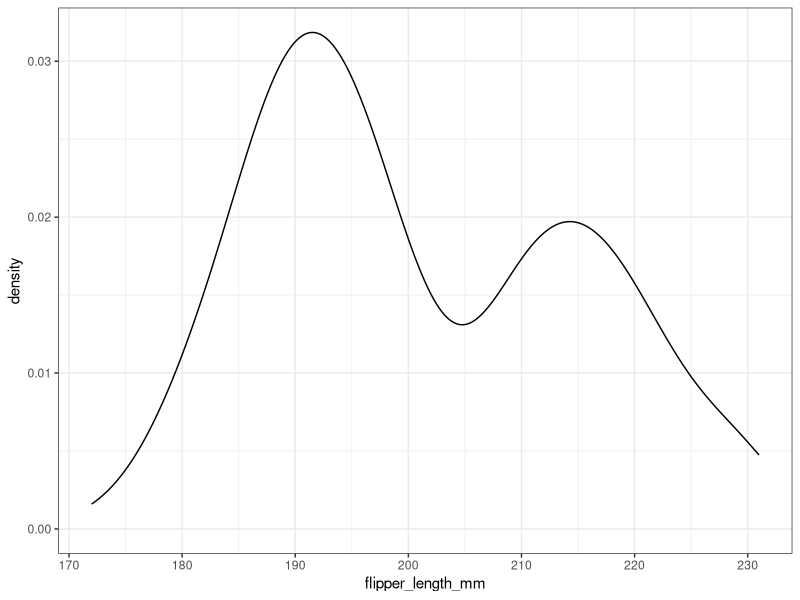
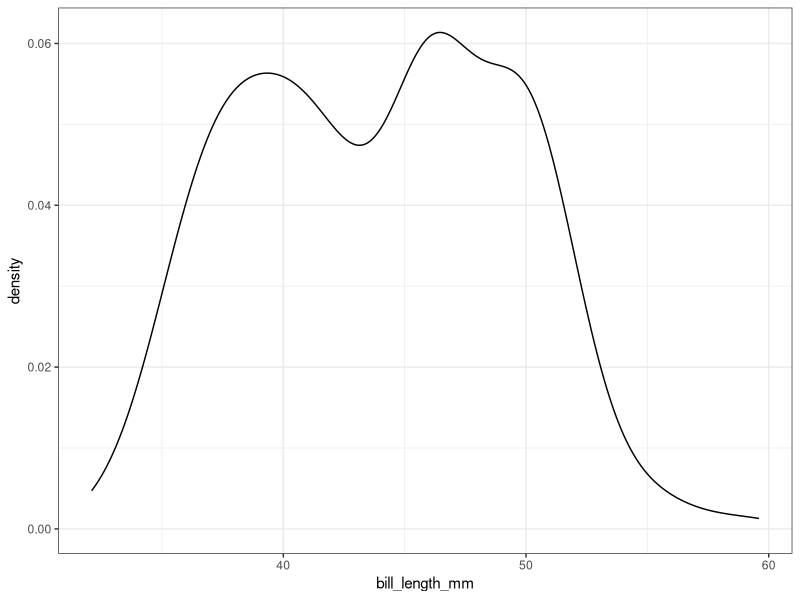
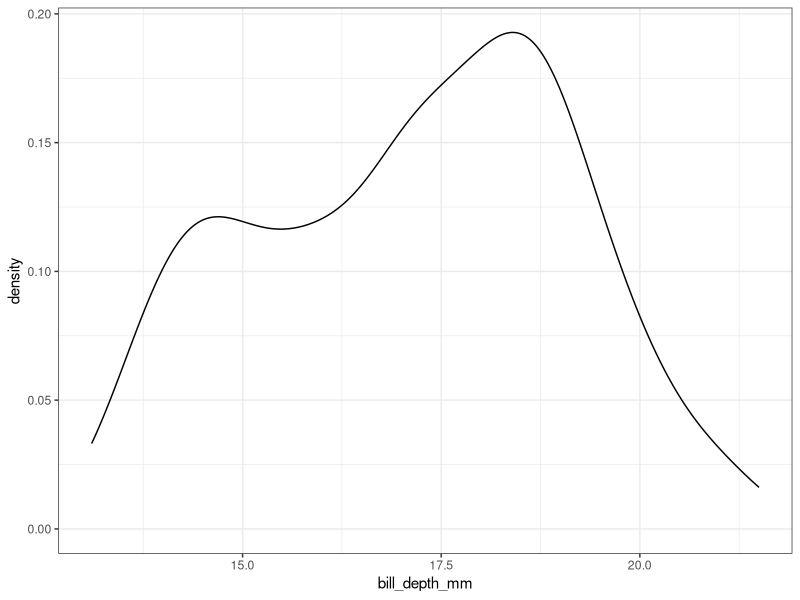
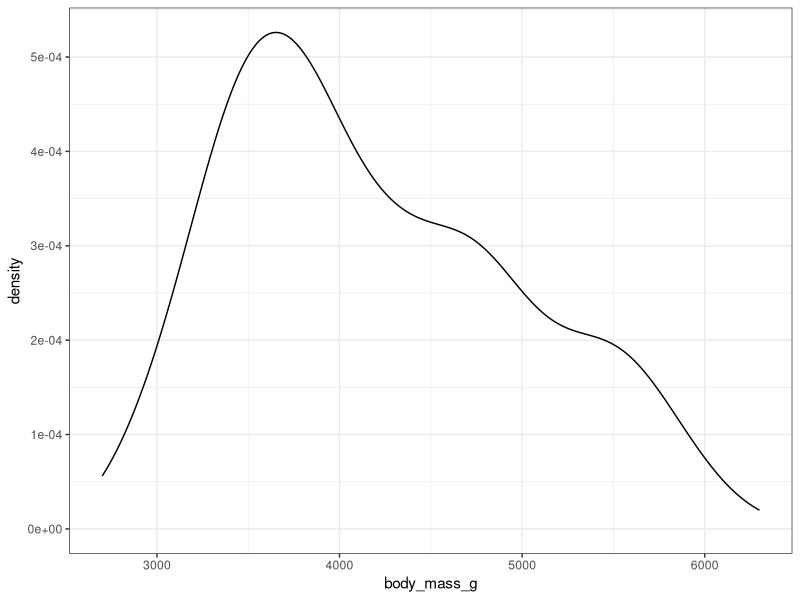
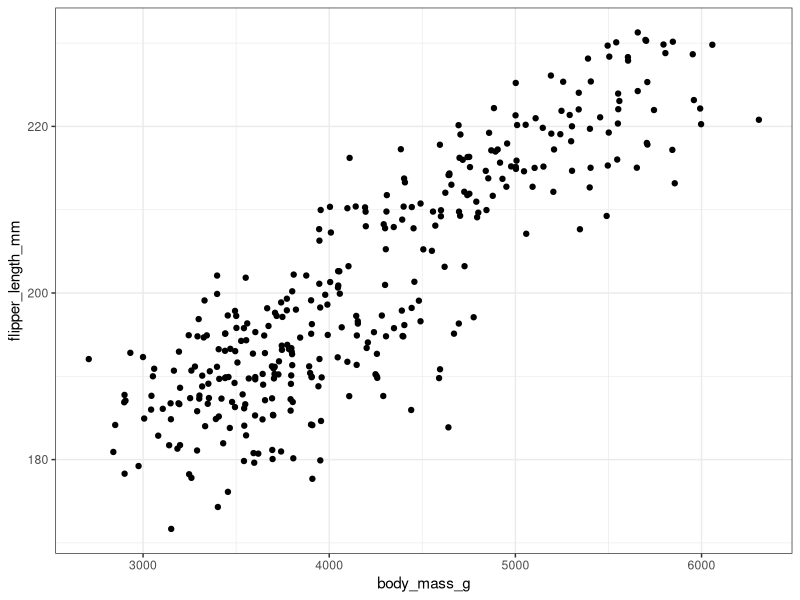
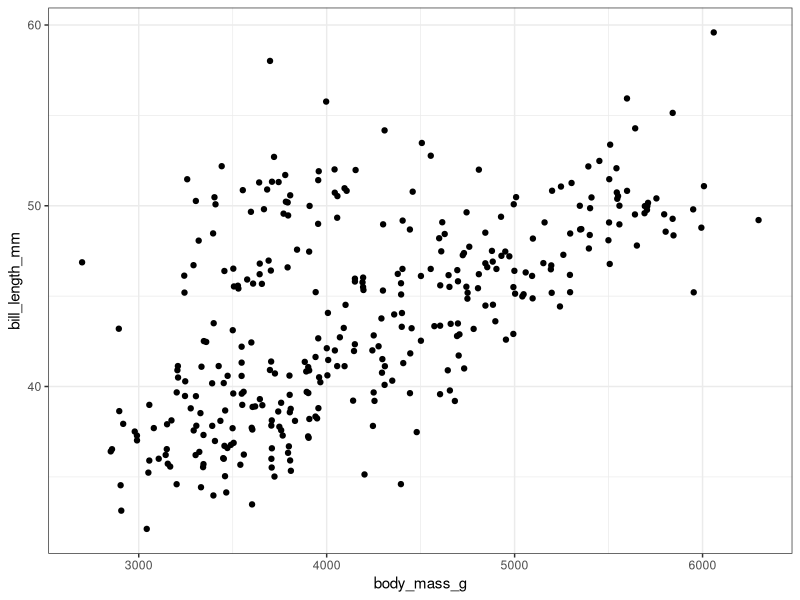

Reproduce these figures in R, in order.
## ---- chunk 1
knitr::opts_chunk$set(echo = TRUE)
## ---- chunk 2
library(tidyverse)
library(palmerpenguins)
## ---- chunk 3
plot_density <- function(data_name, vec_name){
  
  data_name %>% 
    ggplot(aes(.data[[vec_name]]))+
    geom_density()+
    theme_bw()
  
}
## ---- chunk 4
plot_scatter <- function(data_name, vec1_name,vec2_name){
  
  data_name %>% 
    ggplot(aes(.data[[vec1_name]],
               .data[[vec2_name]]))+
    geom_jitter()+
    theme_bw()
  
}
## ---- chunk 5
plot_density(penguins,"flipper_length_mm")
## ---- chunk 6
plot_density(penguins,"bill_length_mm")
## ---- chunk 7
plot_density(penguins,"bill_depth_mm")
## ---- chunk 8
plot_density(penguins,"body_mass_g")
## ---- chunk 9
plot_scatter(penguins, "body_mass_g","flipper_length_mm")
## ---- chunk 10
plot_scatter(penguins, "body_mass_g","bill_length_mm")
